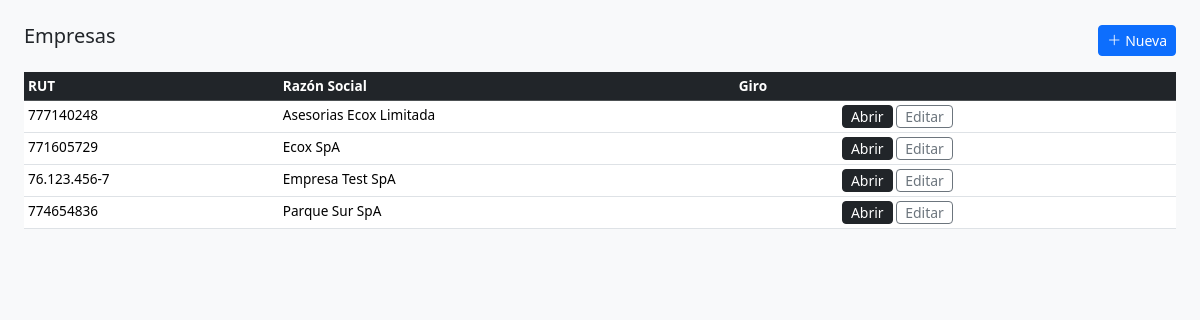
Page /empresas on the committed database.
### models.py (models this page shows, shortened)
class Empresa(db.Model):
    __tablename__ = 'empresas'
    id = db.Column(db.Integer, primary_key=True)
    rut = db.Column(db.String(12), unique=True, nullable=False)
    razon_social = db.Column(db.String(200), nullable=False)
    nombre_fantasia = db.Column(db.String(200))
    giro = db.Column(db.String(300))
    activa = db.Column(db.Boolean, default=True)
    clave_sii = db.Column(db.String(200))   # clave portal SII (opcional)
    cuentas = db.relationship('Cuenta', backref='empresa', lazy='dynamic')
    asientos = db.relationship('Asiento', backref='empresa', lazy='dynamic')
    documentos_sii = db.relationship('DocumentoSII', backref='empresa', lazy='dynamic')
    movimientos_banco = db.relationship('MovimientoBanco', backref='empresa', lazy='dynamic')
    reglas = db.relationship('ReglaClasificacion', backref='empresa', lazy='dynamic')

### routes/empresas.py (the view)
@bp.route('/empresas')
def lista():
    empresas = Empresa.query.order_by(Empresa.razon_social).all()
    return render_template('empresas/lista.html', empresas=empresas)

### templates/empresas/lista.html (shortened to what this page needs)
{% extends 'base.html' %}
{% block content %}
<div class="d-flex justify-content-between align-items-center mb-3">
  <h5>Empresas</h5>
  <a href="{{ url_for('empresas.nueva') }}" class="btn btn-primary btn-sm">
    <i class="bi bi-plus-lg me-1"></i>Nueva
  </a>
</div>
<table class="table table-sm table-hover">
  <thead class="table-dark">
    <tr><th>RUT</th><th>Razón Social</th><th>Giro</th><th></th></tr>
  </thead>
  <tbody>
    {% for e in empresas %}
    <tr>
      <td>{{ e.rut }}</td>
      <td>{{ e.razon_social }}</td>
      <td class="text-muted small">{{ (e.giro or '')[:50] }}</td>
      <td>
        <a href="{{ url_for('asientos.lista', eid=e.id) }}" class="btn btn-xs btn-sm btn-dark py-0">Abrir</a>
        <a href="{{ url_for('empresas.editar', eid=e.id) }}" class="btn btn-xs btn-sm btn-outline-secondary py-0">Editar</a>
      </td>
    </tr>
    {% endfor %}
  </tbody>
</table>
{% endblock %}

### templates/base.html (style rules this page uses)
body { background: #f8f9fa; }
.table-sm td, .table-sm th { font-size: .85rem; }

### rows in the picture
Empresa: rut "777140248", razon_social "Asesorias Ecox Limitada"
Empresa: rut "771605729", razon_social "Ecox SpA"
Empresa: rut "76.123.456-7", razon_social "Empresa Test SpA"
Empresa: rut "774654836", razon_social "Parque Sur SpA"
